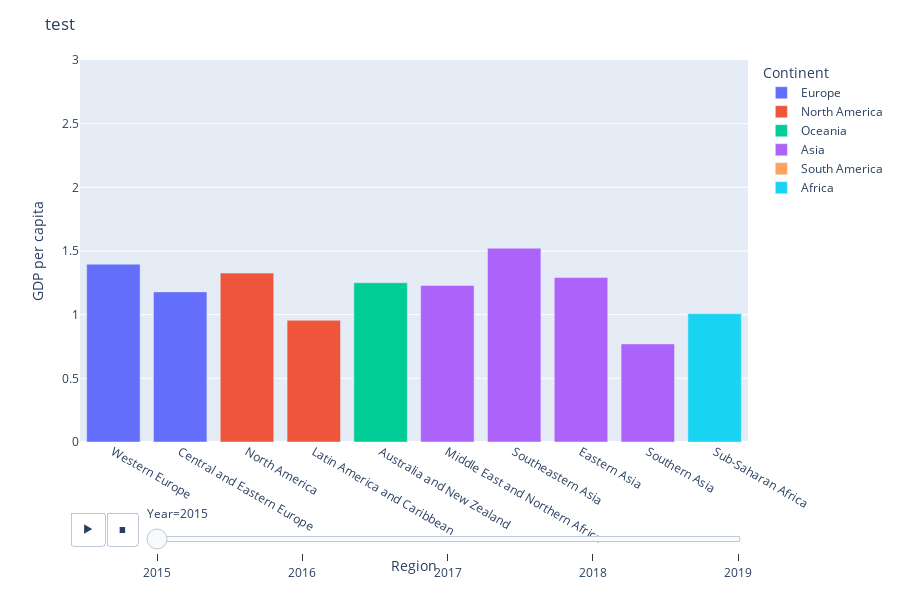

Notebook code for this chart:
### Markdown cell above
**분석 목적 검토**
- 전체적인 행복과 행복에 기여하는 6 가지 요소 각각에서 가장 높은 순위를 차지하는 국가 또는 지역은 어디일까?

### Code cell
fig = px.bar(alldata, 
             x="Region", 
             y="GDP per capita", 
             color="Continent",
             animation_frame="Year", 
             animation_group="Region", 
             range_y=[0,3])
fig.update_layout(
    height=600,
    title_text='test'
)
fig.show()

### Figure 1 — Plotly figure (JSON) as saved in the notebook; plotly's stock layout.template omitted (floating-point values rounded to 4 significant figures)
{"data": [{"alignmentgroup": "True", "hovertemplate": "Continent=Europe<br>Year=2015<br>Region=%{x}<br>GDP per capita=%{y}<extra></extra>", "ids": ["Western Europe", "Western Europe", "Western Europe", "Western Europe", "Western Europe", "Western Europe", "Western Europe", "Western Europe", "Western Europe", "Western Europe", "Western Europe", "Western Europe", "Western Europe", "Western Europe", "Central and Eastern Europe", "Western Europe", "Western Europe", "Central and Eastern Europe", "Western Europe", "Central and Eastern Europe", "Central and Eastern Europe", "Central and Eastern Europe", "Central and Eastern Europe", "Central and Eastern Europe", "Central and Eastern Europe", "Central and Eastern Europe", "Central and Eastern Europe", "Central and Eastern Europe", "Central and Eastern Europe", "Central and Eastern Europe", "Central and Eastern Europe", "Western Europe", "Central and Eastern Europe", "Central and Eastern Europe", "Central and Eastern Europe", "Central and Eastern Europe", "Western Europe", "Central and Eastern Europe", "Central and Eastern Europe", "Central and Eastern Europe"], "legendgroup": "Europe", "marker": {"color": "#636efa"}, "name": "Europe", "offsetgroup": "Europe", "orientation": "v", "showlegend": true, "textposition": "auto", "type": "bar", "x": ["Western Europe", "Western Europe", "Western Europe", "Western Europe", "Western Europe", "Western Europe", "Western Europe", "Western Europe", "Western Europe", "Western Europe", "Western Europe", "Western Europe", "Western Europe", "Western Europe", "Central and Eastern Europe", "Western Europe", "Western Europe", "Central and Eastern Europe", "Western Europe", "Central and Eastern Europe", "Central and Eastern Europe", "Central and Eastern Europe", "Central and Eastern Europe", "Central and Eastern Europe", "Central and Eastern Europe", "Central and Eastern Europe", "Central and Eastern Europe", "Central and Eastern Europe", "Central and Eastern Europe", "Central and Eastern Europe", "Central and Eastern Europe", "Western Europe", "Central and Eastern Europe", "Central and Eastern Europe", "Central and Eastern Europe", "Central and Eastern Europe", "Western Europe", "Central and Eastern Europe", "Central and Eastern Europe", "Central and Eastern Europe"], "xaxis": "x", "y": [1.397, 1.302, 1.325, 1.459, 1.29, 1.329, 1.332, 1.337, 1.564, 1.336, 1.308, 1.266, 1.328, 1.278, 1.179, 1.23, 1.207, 1.169, 1.251, 0.5945, 1.185, 1.147, 1.032, 1.126, 1.083, 1.138, 0.8015, 1.152, 0.9744, 1.043, 0.9205, 1.16, 1.113, 0.9185, 0.8787, 0.8322, 1.154, 1.121, 0.7991, 1.012], "yaxis": "y"}, {"alignmentgroup": "True", "hovertemplate": "Continent=North America<br>Year=2015<br>Region=%{x}<br>GDP per capita=%{y}<extra></extra>", "ids": ["North America", "Latin America and Caribbean", "Latin America and Caribbean", "North America", "Latin America and Caribbean", "Latin America and Caribbean", "Latin America and Caribbean", "Latin America and Caribbean", "Latin America and Caribbean", "Latin America and Caribbean", "Latin America and Caribbean", "Latin America and Caribbean", "Latin America and Caribbean"], "legendgroup": "North America", "marker": {"color": "#EF553B"}, "name": "North America", "offsetgroup": "North America", "orientation": "v", "showlegend": true, "textposition": "auto", "type": "bar", "x": ["North America", "Latin America and Caribbean", "Latin America and Caribbean", "North America", "Latin America and Caribbean", "Latin America and Caribbean", "Latin America and Caribbean", "Latin America and Caribbean", "Latin America and Caribbean", "Latin America and Caribbean", "Latin America and Caribbean", "Latin America and Caribbean", "Latin America and Caribbean"], "xaxis": "x", "y": [1.326, 0.9558, 1.021, 1.395, 1.064, 1.212, 0.7645, 0.7455, 0.5933, 0.8104, 0.8954, 0.5953, 0.2667], "yaxis": "y"}, {"alignmentgroup": "True", "hovertemplate": "Continent=Oceania<br>Year=2015<br>Region=%{x}<br>GDP per capita=%{y}<extra></extra>", "ids": ["Australia and New Zealand", "Australia and New Zealand"], "legendgroup": "Oceania", "marker": {"color": "#00cc96"}, "name": "Oceania", "offsetgroup": "Oceania", "orientation": "v", "showlegend": true, "textposition": "auto", "type": "bar", "x": ["Australia and New Zealand", "Australia and New Zealand"], "xaxis": "x", "y": [1.25, 1.334], "yaxis": "y"}, {"alignmentgroup": "True", "hovertemplate": "Continent=Asia<br>Year=2015<br>Region=%{x}<br>GDP per capita=%{y}<extra></extra>", "ids": ["Middle East and Northern Africa", "Middle East and Northern Africa", "Middle East and Northern Africa", "Southeastern Asia", "Middle East and Northern Africa", "Southeastern Asia", "Middle East and Northern Africa", "Eastern Asia", "Middle East and Northern Africa", "Central and Eastern Europe", "Eastern Asia", "Eastern Asia", "Middle East and Northern Africa", "Central and Eastern Europe", "Southeastern Asia", "Western Europe", "Western Europe", "Central and Eastern Europe", "Eastern Asia", "Southeastern Asia", "Southeastern Asia", "Middle East and Northern Africa", "Central and Eastern Europe", "Southern Asia", "Central and Eastern Europe", "Southern Asia", "Middle East and Northern Africa", "Eastern Asia", "Southeastern Asia", "Southeastern Asia", "Eastern Asia", "Middle East and Northern Africa", "Central and Eastern Europe", "Middle East and Northern Africa", "Southern Asia", "Middle East and Northern Africa", "Middle East and Northern Africa", "Southern Asia", "Southern Asia", "Central and Eastern Europe", "Southeastern Asia", "Central and Eastern Europe", "Southern Asia", "Middle East and Northern Africa", "Southeastern Asia", "Southern Asia", "Middle East and Northern Africa"], "legendgroup": "Asia", "marker": {"color": "#ab63fa"}, "name": "Asia", "offsetgroup": "Asia", "orientation": "v", "showlegend": true, "textposition": "auto", "type": "bar", "x": ["Middle East and Northern Africa", "Middle East and Northern Africa", "Middle East and Northern Africa", "Southeastern Asia", "Middle East and Northern Africa", "Southeastern Asia", "Middle East and Northern Africa", "Eastern Asia", "Middle East and Northern Africa", "Central and Eastern Europe", "Eastern Asia", "Eastern Asia", "Middle East and Northern Africa", "Central and Eastern Europe", "Southeastern Asia", "Western Europe", "Western Europe", "Central and Eastern Europe", "Eastern Asia", "Southeastern Asia", "Southeastern Asia", "Middle East and Northern Africa", "Central and Eastern Europe", "Southern Asia", "Central and Eastern Europe", "Southern Asia", "Middle East and Northern Africa", "Eastern Asia", "Southeastern Asia", "Southeastern Asia", "Eastern Asia", "Middle East and Northern Africa", "Central and Eastern Europe", "Middle East and Northern Africa", "Southern Asia", "Middle East and Northern Africa", "Middle East and Northern Africa", "Southern Asia", "Southern Asia", "Central and Eastern Europe", "Southeastern Asia", "Central and Eastern Europe", "Southern Asia", "Middle East and Northern Africa", "Southeastern Asia", "Southern Asia", "Middle East and Northern Africa"], "xaxis": "x", "y": [1.229, 1.427, 1.36, 1.522, 1.69, 0.9669, 1.395, 1.291, 1.554, 0.6324, 1.271, 1.245, 1.324, 1.123, 1.125, 1.208, 1.208, 0.9585, 1.386, 0.8283, 0.6322, 1.061, 0.4743, 0.7704, 1.024, 0.5954, 0.902, 0.8901, 0.7053, 0.5907, 0.8282, 1.026, 0.3905, 0.5987, 0.3975, 1.009, 0.9855, 0.645, 0.36, 0.7682, 0.2711, 0.7419, 0.8352, 0.5465, 0.4604, 0.3198, 0.6632], "yaxis": "y"}, {"alignmentgroup": "True", "hovertemplate": "Continent=South America<br>Year=2015<br>Region=%{x}<br>GDP per capita=%{y}<extra></extra>", "ids": ["Latin America and Caribbean", "Latin America and Caribbean", "Latin America and Caribbean", "Latin America and Caribbean", "Latin America and Caribbean", "Latin America and Caribbean", "Latin America and Caribbean", "Latin America and Caribbean", "Latin America and Caribbean", "Latin America and Caribbean", "Latin America and Caribbean"], "legendgroup": "South America", "marker": {"color": "#FFA15A"}, "name": "South America", "offsetgroup": "South America", "orientation": "v", "showlegend": true, "textposition": "auto", "type": "bar", "x": ["Latin America and Caribbean", "Latin America and Caribbean", "Latin America and Caribbean", "Latin America and Caribbean", "Latin America and Caribbean", "Latin America and Caribbean", "Latin America and Caribbean", "Latin America and Caribbean", "Latin America and Caribbean", "Latin America and Caribbean", "Latin America and Caribbean"], "xaxis": "x", "y": [0.9812, 1.044, 1.107, 1.054, 1.062, 0.9186, 0.9953, 0.864, 0.6813, 0.7599, 0.9002], "yaxis": "y"}, {"alignmentgroup": "True", "hovertemplate": "Continent=Africa<br>Year=2015<br>Region=%{x}<br>GDP per capita=%{y}<extra></extra>", "ids": ["Middle East and Northern Africa", "Middle East and Northern Africa", "Sub-Saharan Africa", "Sub-Saharan Africa", "Sub-Saharan Africa", "Sub-Saharan Africa", "Middle East and Northern Africa", "Sub-Saharan Africa", "Sub-Saharan Africa", "Sub-Saharan Africa", "Middle East and Northern Africa", "Sub-Saharan Africa", "Sub-Saharan Africa", "Sub-Saharan Africa", "Sub-Saharan Africa", "Sub-Saharan Africa", "Sub-Saharan Africa", "Sub-Saharan Africa", "Sub-Saharan Africa", "Sub-Saharan Africa", "Sub-Saharan Africa", "Sub-Saharan Africa", "Sub-Saharan Africa", "Sub-Saharan Africa", "Sub-Saharan Africa", "Middle East and Northern Africa", "Sub-Saharan Africa", "Sub-Saharan Africa", "Sub-Saharan Africa", "Sub-Saharan Africa", "Sub-Saharan Africa", "Sub-Saharan Africa", "Sub-Saharan Africa", "Sub-Saharan Africa", "Sub-Saharan Africa", "Sub-Saharan Africa", "Sub-Saharan Africa", "Sub-Saharan Africa", "Sub-Saharan Africa", "Sub-Saharan Africa", "Sub-Saharan Africa", "Sub-Saharan Africa", "Sub-Saharan Africa", "Sub-Saharan Africa", "Sub-Saharan Africa"], "legendgroup": "Africa", "marker": {"color": "#19d3f3"}, "name": "Africa", "offsetgroup": "Africa", "orientation": "v", "showlegend": true, "textposition": "auto", "type": "bar", "x": ["Middle East and Northern Africa", "Middle East and Northern Africa", "Sub-Saharan Africa", "Sub-Saharan Africa", "Sub-Saharan Africa", "Sub-Saharan Africa", "Middle East and Northern Africa", "Sub-Saharan Africa", "Sub-Saharan Africa", "Sub-Saharan Africa", "Middle East and Northern Africa", "Sub-Saharan Africa", "Sub-Saharan Africa", "Sub-Saharan Africa", "Sub-Saharan Africa", "Sub-Saharan Africa", "Sub-Saharan Africa", "Sub-Saharan Africa", "Sub-Saharan Africa", "Sub-Saharan Africa", "Sub-Saharan Africa", "Sub-Saharan Africa", "Sub-Saharan Africa", "Sub-Saharan Africa", "Sub-Saharan Africa", "Middle East and Northern Africa", "Sub-Saharan Africa", "Sub-Saharan Africa", "Sub-Saharan Africa", "Sub-Saharan Africa", "Sub-Saharan Africa", "Sub-Saharan Africa", "Sub-Saharan Africa", "Sub-Saharan Africa", "Sub-Saharan Africa", "Sub-Saharan Africa", "Sub-Saharan Africa", "Sub-Saharan Africa", "Sub-Saharan Africa", "Sub-Saharan Africa", "Sub-Saharan Africa", "Sub-Saharan Africa", "Sub-Saharan Africa", "Sub-Saharan Africa", "Sub-Saharan Africa"], "xaxis": "x", "y": [1.131, 0.9393, 1.008, 0.6543, 0.4704, 0.1885, 0.7348, 0.08308, 0.3755, 0.7121, 0.8811, 0.9205, 0.5456, 0.271, 0.0712, 0.5211, 0, 0.1907, 0.3302, 0.4541, 0.3647, 0.4402, 0.9936, 0.01604, 0.4225, 0.8818, 0.7578, 0.2607, 0.6787, 0.2391, 0.211, 0.365, 1.06, 0.0694, 0.2852, 0.2082, 0.0785, 0.3419, 0.1742, 0.4653, 0.2581, 0.2221, 0.2867, 0.0153, 0.2087], "yaxis": "y"}], "layout": {"barmode": "relative", "height": 600, "legend": {"title": {"text": "Continent"}, "tracegroupgap": 0}, "margin": {"t": 60}, "sliders": [{"active": 0, "currentvalue": {"prefix": "Year="}, "len": 0.9, "pad": {"b": 10, "t": 60}, "steps": [{"args": [["2015"], {"frame": {"duration": 0, "redraw": true}, "fromcurrent": true, "mode": "immediate", "transition": {"duration": 0, "easing": "linear"}}], "label": "2015", "method": "animate"}, {"args": [["2016"], {"frame": {"duration": 0, "redraw": true}, "fromcurrent": true, "mode": "immediate", "transition": {"duration": 0, "easing": "linear"}}], "label": "2016", "method": "animate"}, {"args": [["2017"], {"frame": {"duration": 0, "redraw": true}, "fromcurrent": true, "mode": "immediate", "transition": {"duration": 0, "easing": "linear"}}], "label": "2017", "method": "animate"}, {"args": [["2018"], {"frame": {"duration": 0, "redraw": true}, "fromcurrent": true, "mode": "immediate", "transition": {"duration": 0, "easing": "linear"}}], "label": "2018", "method": "animate"}, {"args": [["2019"], {"frame": {"duration": 0, "redraw": true}, "fromcurrent": true, "mode": "immediate", "transition": {"duration": 0, "easing": "linear"}}], "label": "2019", "method": "animate"}], "x": 0.1, "xanchor": "left", "y": 0, "yanchor": "top"}], "title": {"text": "test"}, "updatemenus": [{"buttons": [{"args": [null, {"frame": {"duration": 500, "redraw": true}, "fromcurrent": true, "mode": "immediate", "transition": {"duration": 500, "easing": "linear"}}], "label": "&#9654;", "method": "animate"}, {"args": [[null], {"frame": {"duration": 0, "redraw": true}, "fromcurrent": true, "mode": "immediate", "transition": {"duration": 0, "easing": "linear"}}], "label": "&#9724;", "method": "animate"}], "direction": "left", "pad": {"r": 10, "t": 70}, "showactive": false, "type": "buttons", "x": 0.1, "xanchor": "right", "y": 0, "yanchor": "top"}], "xaxis": {"anchor": "y", "domain": [0, 1], "title": {"text": "Region"}}, "yaxis": {"anchor": "x", "domain": [0, 1], "range": [0, 3], "title": {"text": "GDP per capita"}}}}
